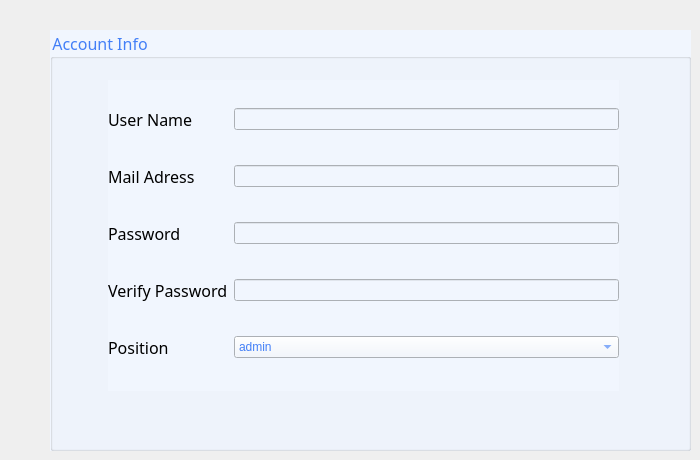
        <widget class="QWidget" name="page_9">
         <widget class="QGroupBox" name="groupBox_9">
          <property name="geometry">
           <rect>
            <x>50</x>
            <y>30</y>
            <width>641</width>
            <height>421</height>
           </rect>
          </property>
          <property name="font">
           <font>
            <family>Italic Outline Art</family>
            <pointsize>12</pointsize>
            <weight>50</weight>
            <italic>false</italic>
            <bold>false</bold>
           </font>
          </property>
          <property name="styleSheet">
           <string notr="true">color:#437FF7;
background-color:#F1F6FE;

font: 12pt &quot;Italic Outline Art&quot; ;</string>
          </property>
          <property name="title">
           <string>Account Info</string>
          </property>
          <widget class="QWidget" name="gridLayoutWidget_8">
           <property name="geometry">
            <rect>
             <x>58</x>
             <y>50</y>
             <width>511</width>
             <height>311</height>
            </rect>
           </property>
           <layout class="QGridLayout" name="gridLayout_8">
            <item row="3" column="1">
             <widget class="QLineEdit" name="motvm"/>
            </item>
            <item row="2" column="0">
             <widget class="QLabel" name="label_74">
              <property name="font">
               <font>
                <family>Italic Outline Art</family>
                <pointsize>12</pointsize>
                <weight>50</weight>
                <italic>false</italic>
                <bold>false</bold>
               </font>
              </property>
              <property name="styleSheet">
               <string notr="true">color:black;</string>
              </property>
              <property name="text">
               <string>Password</string>
              </property>
             </widget>
            </item>
            <item row="3" column="0">
             <widget class="QLabel" name="label_75">
              <property name="font">
               <font>
                <family>Italic Outline Art</family>
                <pointsize>12</pointsize>
                <weight>50</weight>
                <italic>false</italic>
                <bold>false</bold>
               </font>
              </property>
              <property name="styleSheet">
               <string notr="true">color:black;
</string>
              </property>
              <property name="text">
               <string>Verify Password</string>
              </property>
             </widget>
            </item>
            <item row="4" column="1">
             <widget class="QComboBox" name="comboBox_2">
              <item>
               <property name="text">
                <string>admin</string>
               </property>
              </item>
              <item>
               <property name="text">
                <string>agent</string>
               </property>
              </item>
              <item>
               <property name="text">
                <string>HR</string>
               </property>
              </item>
             </widget>
            </item>
            <item row="4" column="0">
             <widget class="QLabel" name="label_76">
              <property name="font">
               <font>
                <family>Italic Outline Art</family>
                <pointsize>12</pointsize>
                <weight>50</weight>
                <italic>false</italic>
                <bold>false</bold>
               </font>
              </property>
              <property name="styleSheet">
               <string notr="true">color: black;</string>
              </property>
              <property name="text">
               <string>Position</string>
              </property>
             </widget>
            </item>
            <item row="1" column="0">
             <widget class="QLabel" name="label_77">
              <property name="font">
               <font>
                <family>Italic Outline Art</family>
                <pointsize>12</pointsize>
                <weight>50</weight>
                <italic>false</italic>
                <bold>false</bold>
               </font>
              </property>
              <property name="styleSheet">
               <string notr="true">color:black;</string>
              </property>
              <property name="text">
               <string>Mail Adress</string>
              </property>
             </widget>
            </item>
            <item row="1" column="1">
             <widget class="QLineEdit" name="mailm">
              <property name="palette">
               <palette>
                <active>
                 <colorrole role="WindowText">
                  <brush brushstyle="SolidPattern">
                   <color alpha="255">
                    <red>67</red>
                    <green>127</green>
                    <blue>247</blue>
                   </color>
                  </brush>
                 </colorrole>
                 <colorrole role="Button">
                  <brush brushstyle="SolidPattern">
                   <color alpha="255">
                    <red>241</red>
                    <green>246</green>
                    <blue>254</blue>
                   </color>
                  </brush>
                 </colorrole>
                 <colorrole role="Text">
                  <brush brushstyle="SolidPattern">
                   <color alpha="255">
                    <red>67</red>
                    <green>127</green>
                    <blue>247</blue>
                   </color>
                  </brush>
                 </colorrole>
                 <colorrole role="ButtonText">
                  <brush brushstyle="SolidPattern">
                   <color alpha="255">
                    <red>67</red>
                    <green>127</green>
                    <blue>247</blue>
                   </color>
                  </brush>
                 </colorrole>
                 <colorrole role="Base">
                  <brush brushstyle="SolidPattern">
                   <color alpha="255">
                    <red>241</red>
                    <green>246</green>
                    <blue>254</blue>
                   </color>
                  </brush>
                 </colorrole>
                 <colorrole role="Window">
                  <brush brushstyle="SolidPattern">
                   <color alpha="255">
                    <red>241</red>
                    <green>246</green>
                    <blue>254</blue>
                   </color>
                  </brush>
                 </colorrole>
                 <colorrole role="PlaceholderText">
                  <brush brushstyle="NoBrush">
                   <color alpha="128">
                    <red>67</red>
                    <green>127</green>
                    <blue>247</blue>
                   </color>
                  </brush>
                 </colorrole>
                </active>
                <inactive>
                 <colorrole role="WindowText">
                  <brush brushstyle="SolidPattern">
                   <color alpha="255">
                    <red>67</red>
                    <green>127</green>
                    <blue>247</blue>
                   </color>
                  </brush>
                 </colorrole>
                 <colorrole role="Button">
                  <brush brushstyle="SolidPattern">
                   <color alpha="255">
                    <red>241</red>
                    <green>246</green>
                    <blue>254</blue>
                   </color>
                  </brush>
                 </colorrole>
                 <colorrole role="Text">
                  <brush brushstyle="SolidPattern">
                   <color alpha="255">
                    <red>67</red>
                    <green>127</green>
                    <blue>247</blue>
                   </color>
                  </brush>
                 </colorrole>
                 <colorrole role="ButtonText">
                  <brush brushstyle="SolidPattern">
                   <color alpha="255">
                    <red>67</red>
                    <green>127</green>
                    <blue>247</blue>
                   </color>
                  </brush>
                 </colorrole>
                 <colorrole role="Base">
                  <brush brushstyle="SolidPattern">
                   <color alpha="255">
                    <red>241</red>
                    <green>246</green>
                    <blue>254</blue>
                   </color>
                  </brush>
                 </colorrole>
                 <colorrole role="Window">
                  <brush brushstyle="SolidPattern">
                   <color alpha="255">
                    <red>241</red>
                    <green>246</green>
                    <blue>254</blue>
                   </color>
                  </brush>
                 </colorrole>
                 <colorrole role="PlaceholderText">
                  <brush brushstyle="NoBrush">
                   <color alpha="128">
                    <red>67</red>
                    <green>127</green>
                    <blue>247</blue>
                   </color>
                  </brush>
                 </colorrole>
                </inactive>
                <disabled>
                 <colorrole role="WindowText">
                  <brush brushstyle="SolidPattern">
                   <color alpha="255">
                    <red>67</red>
                    <green>127</green>
                    <blue>247</blue>
                   </color>
                  </brush>
                 </colorrole>
                 <colorrole role="Button">
                  <brush brushstyle="SolidPattern">
                   <color alpha="255">
                    <red>241</red>
                    <green>246</green>
                    <blue>254</blue>
                   </color>
                  </brush>
                 </colorrole>
                 <colorrole role="Text">
                  <brush brushstyle="SolidPattern">
                   <color alpha="255">
                    <red>67</red>
                    <green>127</green>
                    <blue>247</blue>
                   </color>
                  </brush>
                 </colorrole>
                 <colorrole role="ButtonText">
                  <brush brushstyle="SolidPattern">
                   <color alpha="255">
                    <red>67</red>
                    <green>127</green>
                    <blue>247</blue>
                   </color>
                  </brush>
                 </colorrole>
                 <colorrole role="Base">
                  <brush brushstyle="SolidPattern">
                   <color alpha="255">
                    <red>241</red>
                    <green>246</green>
                    <blue>254</blue>
                   </color>
                  </brush>
                 </colorrole>
                 <colorrole role="Window">
                  <brush brushstyle="SolidPattern">
                   <color alpha="255">
                    <red>241</red>
                    <green>246</green>
                    <blue>254</blue>
                   </color>
                  </brush>
                 </colorrole>
                 <colorrole role="PlaceholderText">
                  <brush brushstyle="NoBrush">
                   <color alpha="128">
                    <red>67</red>
                    <green>127</green>
                    <blue>247</blue>
                   </color>
                  </brush>
                 </colorrole>
                </disabled>
               </palette>
              </property>
             </widget>
            </item>
            <item row="2" column="1">
             <widget class="QLineEdit" name="motm"/>
            </item>
            <item row="0" column="0">
             <widget class="QLabel" name="label_78">
              <property name="font">
               <font>
                <family>Italic Outline Art</family>
                <pointsize>12</pointsize>
                <weight>50</weight>
                <italic>false</italic>
                <bold>false</bold>
               </font>
              </property>
              <property name="styleSheet">
               <string notr="true">color: black;</string>
              </property>
              <property name="text">
               <string>User Name</string>
              </property>
             </widget>
            </item>
            <item row="0" column="1">
             <widget class="QLineEdit" name="userm"/>
            </item>
           </layout>
          </widget>
         </widget>
        </widget>
